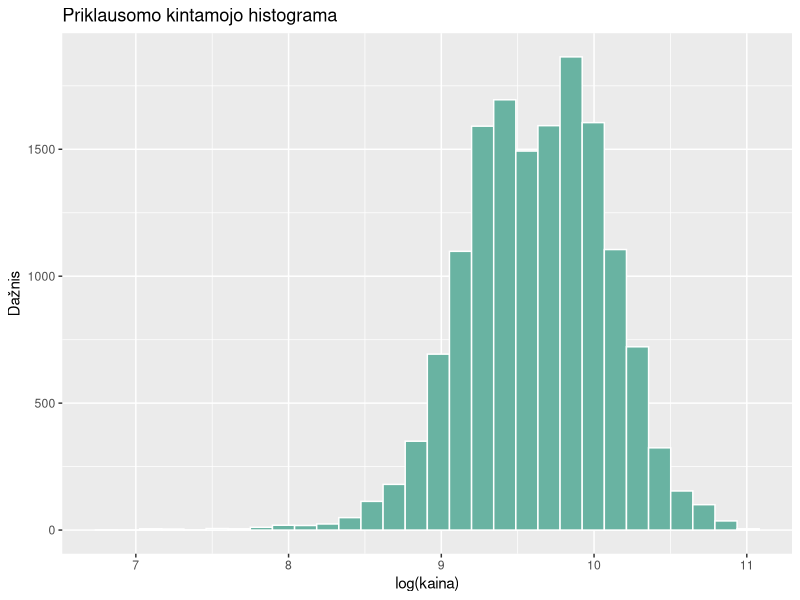
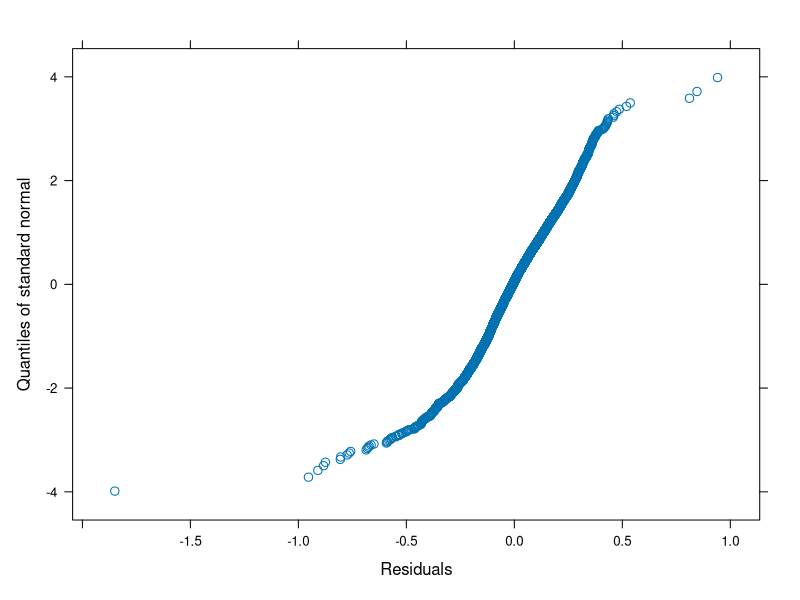
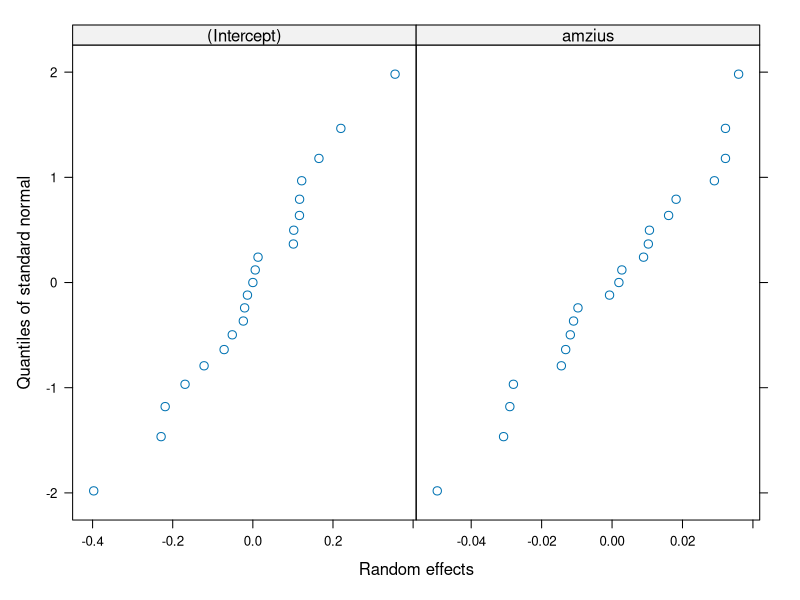
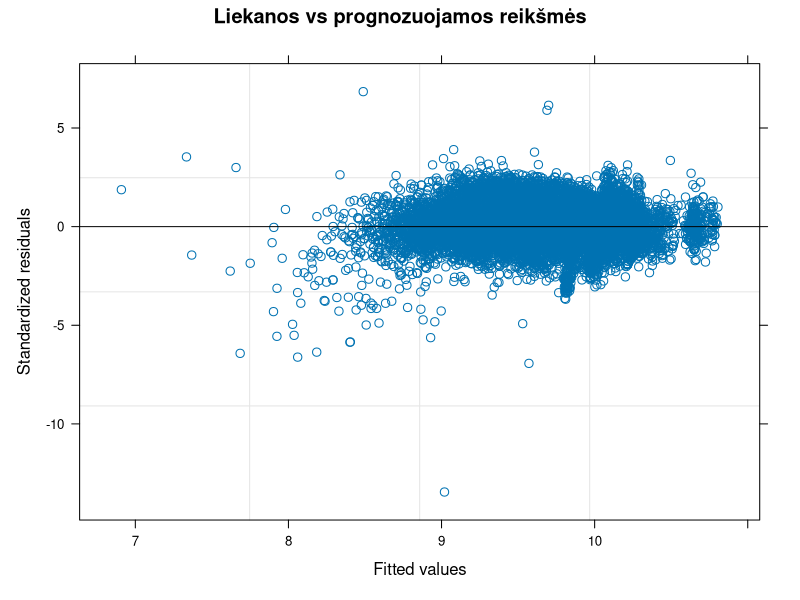
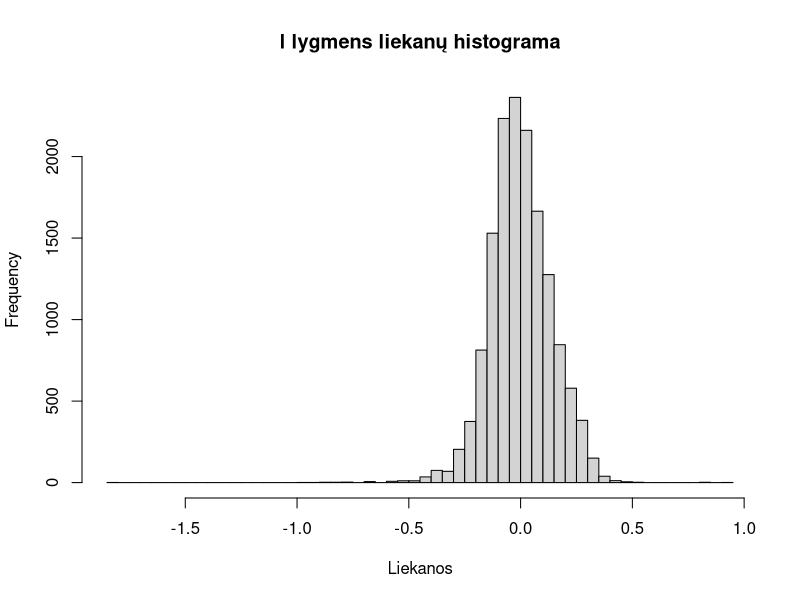

Reproduce these figures in R, in order.
## ---- chunk 1
knitr::opts_chunk$set(echo = TRUE, warning = FALSE, message = FALSE)
## ---- chunk 2
library(nlme)      # lme() – hierarchiniai tiesiniai modeliai (kaip paskaitos pavyzdyje)
library(ggplot2)   # priklausomo kintamojo histograma
## ---- chunk 3
duom <- read.csv("vw.csv")
duom$model <- trimws(duom$model)                         # pavadinimų priekyje yra tarpas

duom <- subset(duom, fuelType %in% c("Petrol", "Diesel"))   # tik benzininiai ir dyzeliniai
duom <- subset(duom, engineSize > 0)                        # variklio tūris 0 – klaida
duom <- subset(duom, mpg >= 20 & mpg <= 100)                # neįtikėtinos sąnaudų reikšmės
duom <- duom[duom$model %in% names(which(table(duom$model) >= 30)), ]  # modeliai su >= 30 automobilių
duom$model <- factor(duom$model)

duom$lkaina <- log(duom$price)        # priklausomas kintamasis – kainos logaritmas
duom$amzius <- 2020 - duom$year       # amžius metais (duomenys surinkti 2020 m.)
duom$rida   <- duom$mileage / 1000    # rida, tūkst. mylių
duom$vid_variklis <- ave(duom$engineSize, duom$model)   # II lygmens kintamasis: modelio vidutinis variklio tūris

nrow(duom)            # stebėjimų skaičius
nlevels(duom$model)   # II lygmens aibių (modelių) skaičius
sort(table(duom$model))
## ---- chunk 4
ggplot(duom, aes(x = lkaina)) +
  geom_histogram(bins = 30, fill = "#69b3a2", color = "white") +
  labs(title = "Priklausomo kintamojo histograma", x = "log(kaina)", y = "Dažnis")
set.seed(2026)
shapiro.test(sample(duom$lkaina, 5000))   # shapiro.test leidžia iki 5000 stebėjimų – atsitiktinė imtis
## ---- chunk 5
model.0 <- lme(lkaina ~ 1, random = ~ 1 | model, data = duom)   # REML
summary(model.0)
VarCorr(model.0)
tau00 <- as.numeric(VarCorr(model.0)[1, "Variance"])
sigma2_0 <- model.0$sigma^2
ICC <- tau00 / (tau00 + sigma2_0)
ICC
intervals(model.0)    # PI dispersijų st. nuokrypiams (ar tau00 > 0, sigma^2 > 0)
## ---- chunk 6
round(cor(duom[, c("amzius", "rida", "mpg")]), 3)
## ---- chunk 7
ctrl <- lmeControl(opt = "optim", maxIter = 200, msMaxIter = 200)
model.1 <- lme(lkaina ~ 1 + vid_variklis + amzius + rida + mpg,
               random = ~ 1 + amzius | model, data = duom, control = ctrl)   # REML
summary(model.1)        # fiksuoti parametrai (Fixed effects) ir st. nuokrypiai (Random effects)
VarCorr(model.1)        # dispersijos: tau00, tau11, sigma^2
## ---- chunk 8
sigma2_1 <- model.1$sigma^2
(sigma2_0 - sigma2_1) / sigma2_0      # I lygmens dispersijos sąlyginis pokytis

model.0ml <- update(model.0, method = "ML")   # palyginimui – ML įverčiai
model.1ml <- update(model.1, method = "ML")
anova(model.1ml, model.0ml)                   # AIC ir tikėtinumo santykio testas
AIC(model.0ml) - AIC(model.1ml)               # Akaikės indekso pokytis

# Ar reikalingas atsitiktinis amžiaus nuolydis?
model.1a <- lme(lkaina ~ 1 + vid_variklis + amzius + rida + mpg,
                random = ~ 1 | model, data = duom, method = "ML")
anova(model.1ml, model.1a)
## ---- chunk 9
model.2ml <- lme(lkaina ~ 1 + vid_variklis + amzius + rida + mpg + vid_variklis:amzius,
                 random = ~ 1 + amzius | model, data = duom, method = "ML", control = ctrl)
summary(model.2ml)$tTable
anova(model.1ml, model.2ml)
## ---- chunk 10
model.4ml <- lme(lkaina ~ 1 + vid_variklis + amzius + rida + mpg + vid_variklis:mpg,
                 random = ~ 1 + amzius | model, data = duom, method = "ML", control = ctrl)
summary(model.4ml)$tTable
anova(model.1ml, model.4ml)      # p = 0,0007 – modelis su sąveika statistiškai reikšmingai geresnis
## ---- chunk 11
duom$transmission <- factor(duom$transmission)   # Automatic, Manual, Semi-Auto
duom$fuelType <- factor(duom$fuelType)           # Diesel, Petrol
table(duom$transmission); table(duom$fuelType)

model.5ml <- lme(lkaina ~ 1 + vid_variklis + amzius + rida + mpg + vid_variklis:mpg +
                   transmission + fuelType,
                 random = ~ 1 + amzius | model, data = duom, method = "ML", control = ctrl)
summary(model.5ml)$tTable
anova(model.4ml, model.5ml)
## ---- chunk 12
model.5reml <- update(model.5ml, method = "REML")
summary(model.5reml)   # fiksuoti parametrai ir st. nuokrypiai
VarCorr(model.5reml)   # dispersijos: tau00, tau11, sigma^2

sigma2_5 <- model.5reml$sigma^2
(sigma2_0 - sigma2_5) / sigma2_0              # I lygmens dispersijos sąlyginis pokytis
anova(model.5ml, model.0ml)                   # AIC ir tikėtinumo santykio testas (ML)
AIC(model.0ml) - AIC(model.5ml)               # Akaikės indekso pokytis
## ---- chunk 13
qqnorm(model.5reml, ~ resid(.))      # I lygmens liekanos e
qqnorm(model.5reml, ~ ranef(.))      # II lygmens u0 ir u1
plot(model.5reml, resid(., type = "pearson") ~ fitted(.), abline = 0,
     main = "Liekanos vs prognozuojamos reikšmės")   # homoskedastiškumas
hist(resid(model.5reml), breaks = 80, main = "I lygmens liekanų histograma", xlab = "Liekanos")
mean(abs(resid(model.5reml, type = "pearson")) > 3)   # dalis liekanų, didesnių nei 3 st. nuokrypiai
round(ranef(model.5reml), 3)
## ---- chunk 14
vv_golf <- unique(duom$vid_variklis[duom$model == "Golf"])
naujas_golf <- data.frame(model = factor("Golf", levels = levels(duom$model)),
                          vid_variklis = vv_golf, amzius = 3, rida = 30, mpg = 55,
                          transmission = factor("Manual", levels = levels(duom$transmission)),
                          fuelType = factor("Petrol", levels = levels(duom$fuelType)))
exp(predict(model.5reml, naujas_golf, level = 0))   # populiacijos lygis
exp(predict(model.5reml, naujas_golf, level = 1))   # su Golf atsitiktiniais efektais
